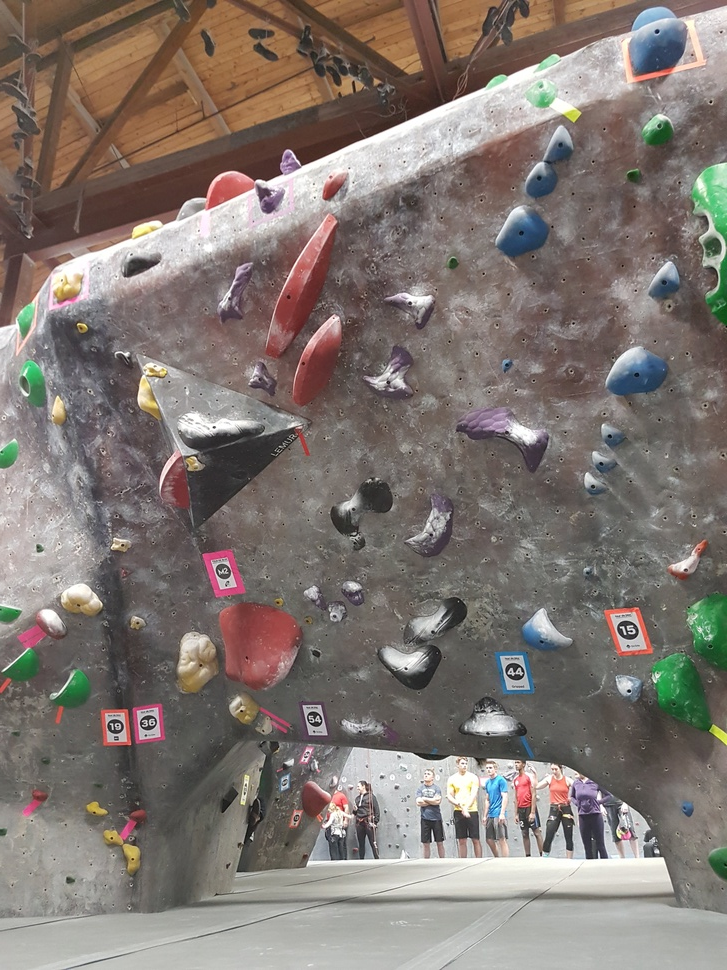
#> input picture testimage.jpg, 727 x 970 px, shrunk from 3024 x 4032 before the run
$ jupyter execute route_detector.ipynb
#> lines starting #> are read from the running program, lines starting #| are printed output that depends on the picture; after the words box and inside, x2 and y2 are one past the last pixel; in counts of white or black regions, pixels touching at a corner belong together
## Detect Climbing Routes from an Image

[cell 1]
import cv2 as cv
import numpy as np
from matplotlib import pyplot as plt

img = cv.imread('testimage.jpg')
#> img is the input picture: shape (970, 727, 3); mean B, G, R 113.5, 119.1, 128.7
plt.imshow(img)

[cell 2]
img_hsv = cv.cvtColor(img, cv.COLOR_BGR2HSV)
#> img_hsv: shape (970, 727, 3); mean H, S, V 38.5, 40.3, 131.2
plt.imshow(img_hsv)

[cell 3]
hist = cv.calcHist([img_hsv], [0], None, [180], [0,180])
#> hist = 180 values, max 56425 at index 13, min 0 at index 78, mean 3917.7
plt.plot(hist)
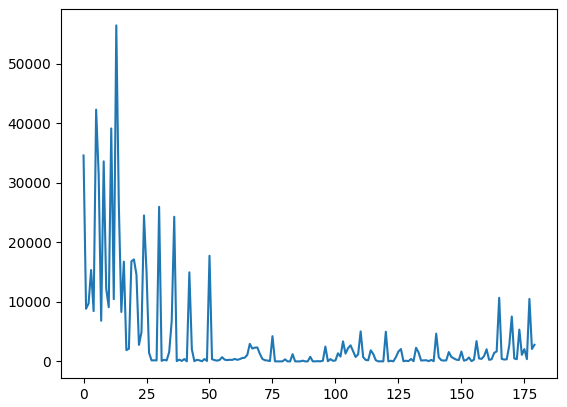
#> figure drawn by matplotlib, 1 panel; curve peaks at x = 13, y = 56425

[cell 4]
# Detect red
mask1 = cv.inRange(img_hsv,(0, 100, 20), (5, 255, 255) )
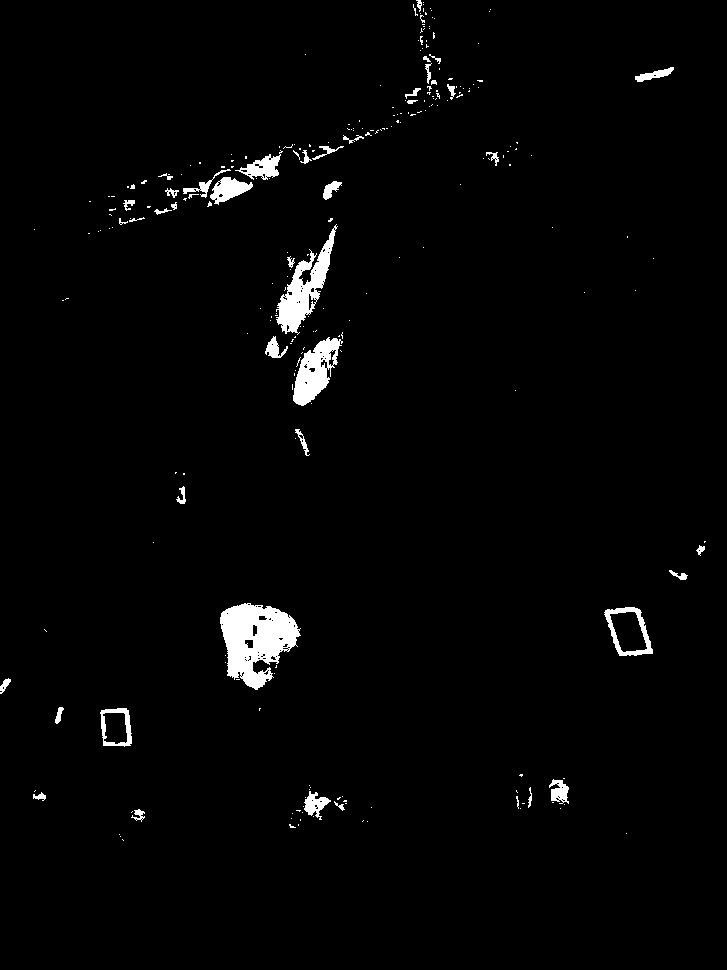
#> mask1: shape (970, 727); 2.1% white; 260 white regions (215 under 20 px), largest, box (x1, y1, x2, y2) and area: (220, 603, 301, 690) 4235, (276, 224, 338, 335) 2268, (293, 337, 343, 406) 1736
mask2 = cv.inRange(img_hsv,(175,50,20), (180,255,255) )
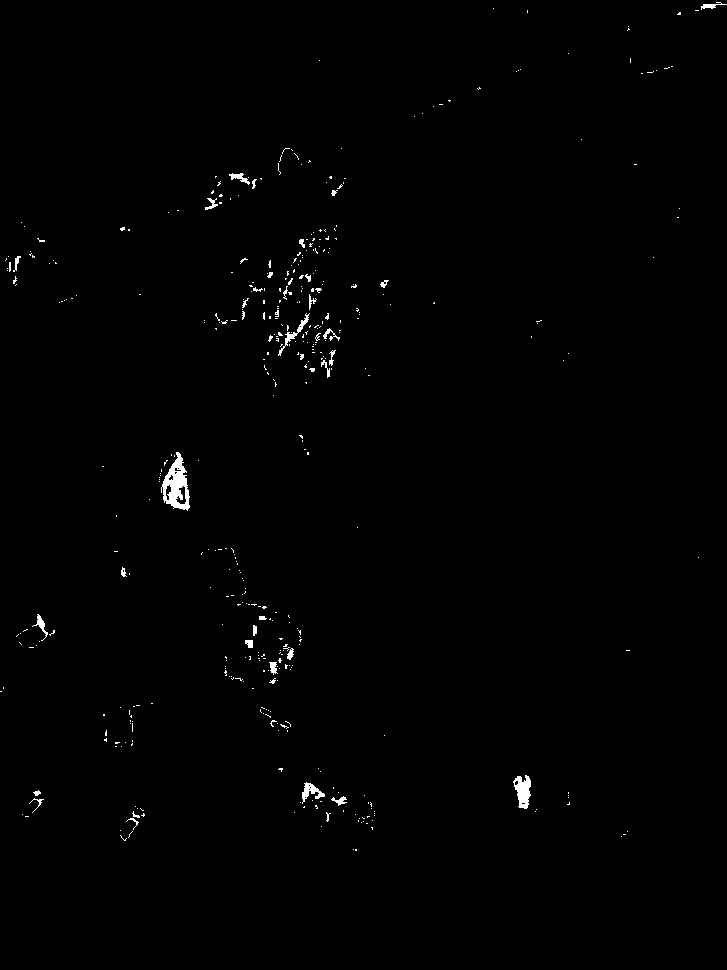
#> mask2: shape (970, 727); 0.64% white; 439 white regions (402 under 20 px), largest, box (x1, y1, x2, y2) and area: (161, 452, 190, 511) 877, (513, 775, 531, 809) 389, (302, 782, 325, 804) 204
mask = cv.bitwise_or(mask1, mask2)
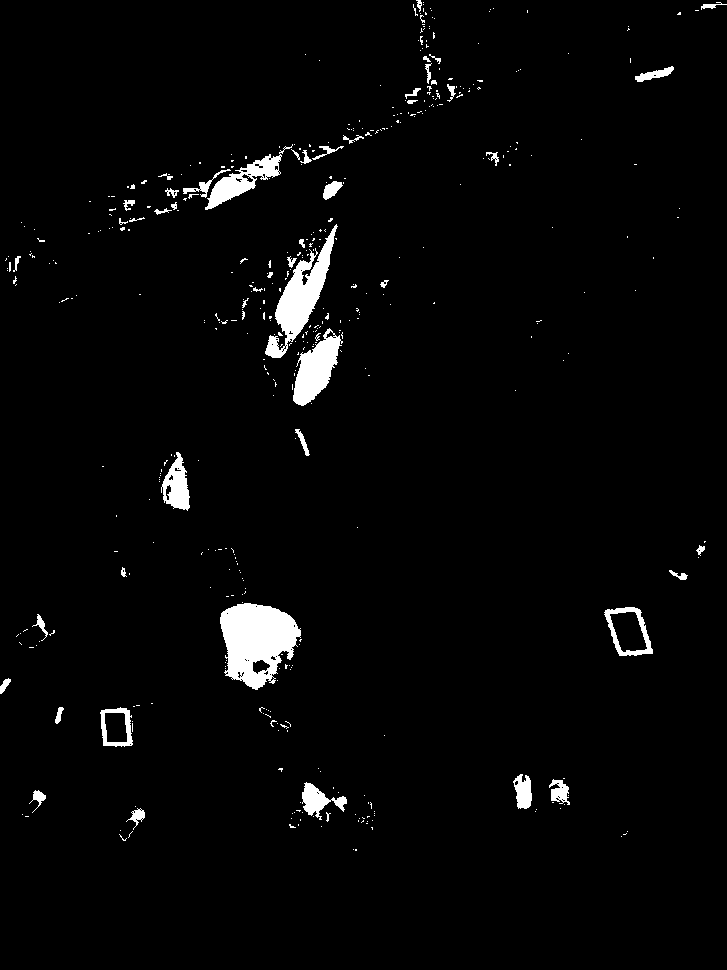
#> mask: shape (970, 727); 2.7% white; 465 white regions (412 under 20 px), largest, box (x1, y1, x2, y2) and area: (220, 603, 301, 690) 4655, (265, 224, 338, 358) 3009, (293, 328, 343, 406) 1989

img_red = cv.bitwise_and(img, img, mask=mask)
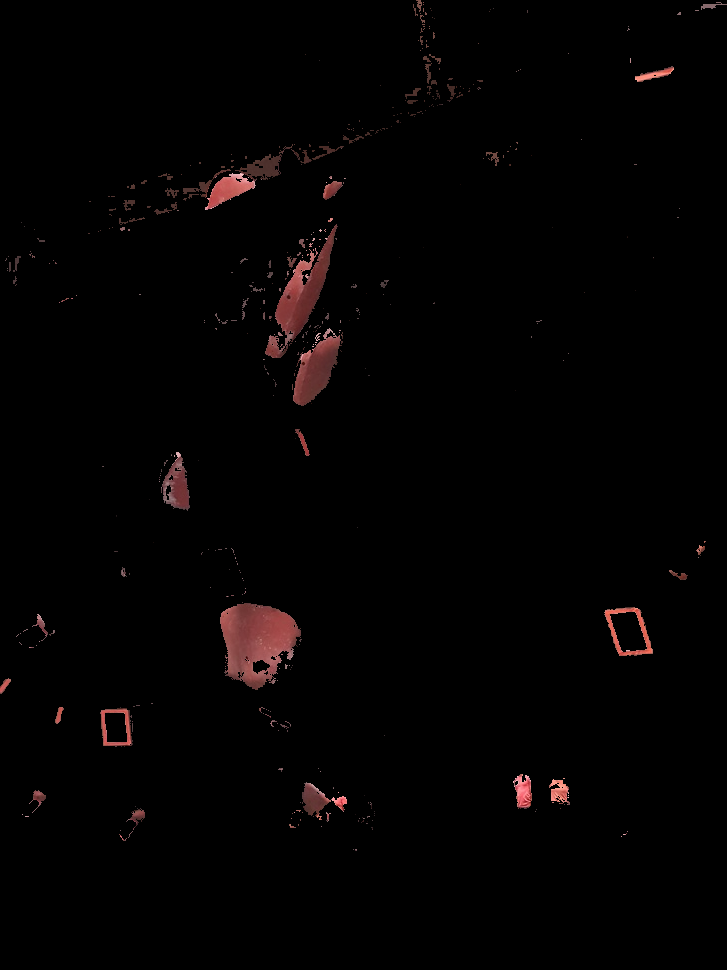
#> img_red: shape (970, 727, 3); mean B, G, R 2, 2, 3.7
plt.imshow(img_red)
